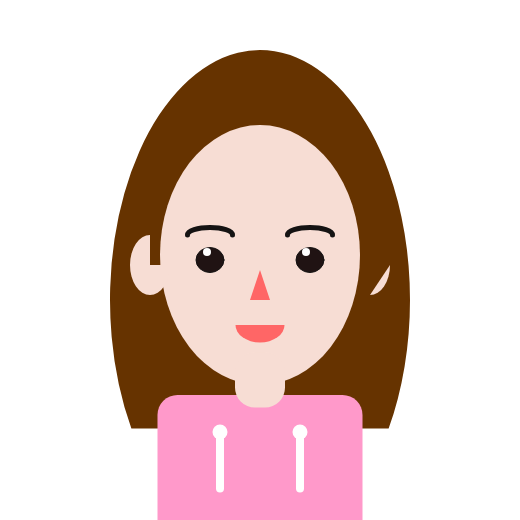
Frame 1 (no input)
Frame 60 (no input): identical to frame 1, image omitted
Frame 120 (the mouse pressed at the canvas centre since frame 60): identical to frame 1, image omitted

The p5.js sketch that drew this single still picture (run headless with seeded random() and noise() and a simulated clock; from frame 60 on, the mouse is pressed at the canvas centre):

// p5.js sketch
// ── sketch.js
function setup() {
    createCanvas(520, 520);
  }
  
  function draw() {
    background(255);
  
    //Hair
    noStroke()
    fill(102, 51, 0);
    arc(260, 300, 300, 500, QUARTER_PI + HALF_PI, QUARTER_PI, OPEN);
  
    //Face 
    noStroke()
    fill(247, 221, 212);
    ellipse(260, 255, 200, 260);
  
    //Ears
    arc(150, 265, 40, 60, 0, PI + HALF_PI, PI + HALF_PI, OPEN);
    arc(370, 265, 40, 60, 0, PI + PI + HALF_PI, OPEN)
  
    
    //Eyebrows
    stroke(21, 19, 19);
    strokeWeight(5);
    noFill();
    arc(210, 235, 45, 15, PI, TWO_PI, OPEN);
    arc(310, 235, 45, 15, PI, TWO_PI, OPEN);
  
  
    //Eyes
    strokeWeight(1)
    fill(32, 19, 19);
    ellipse(210, 260, 28, 25);
    ellipse(310, 260, 28, 25);
  
    //Eyeballs
    noStroke()
    fill(255)
    ellipse(207, 252, 8, 8);
    ellipse(306, 252, 8, 8);
  
    //Nose
    fill(255, 102, 102 )
    triangle(260, 270, 270, 300, 250, 300);
  
    //Mouth
    fill(255, 102, 102);
    arc(260, 325, 49, 35, 0, PI);
  
    //Hoodie
    rectMode(CENTER)
    fill(255, 153, 202)
    rect(260, 470, 205, 150, 20);
    fill(255, 204, 229)
    fill(255)
    ellipse(300, 432, 15, 15);
    ellipse(220, 432, 15, 15);
    rect(300, 460, 8, 65, 20);
    rect(220, 460, 8, 65, 20);
  
  
    //Neck
    fill(247, 221, 212)
    rect(260, 380, 50, 55, 20);
  
  
  
  
  
  
  
  
  
  
  
  }
